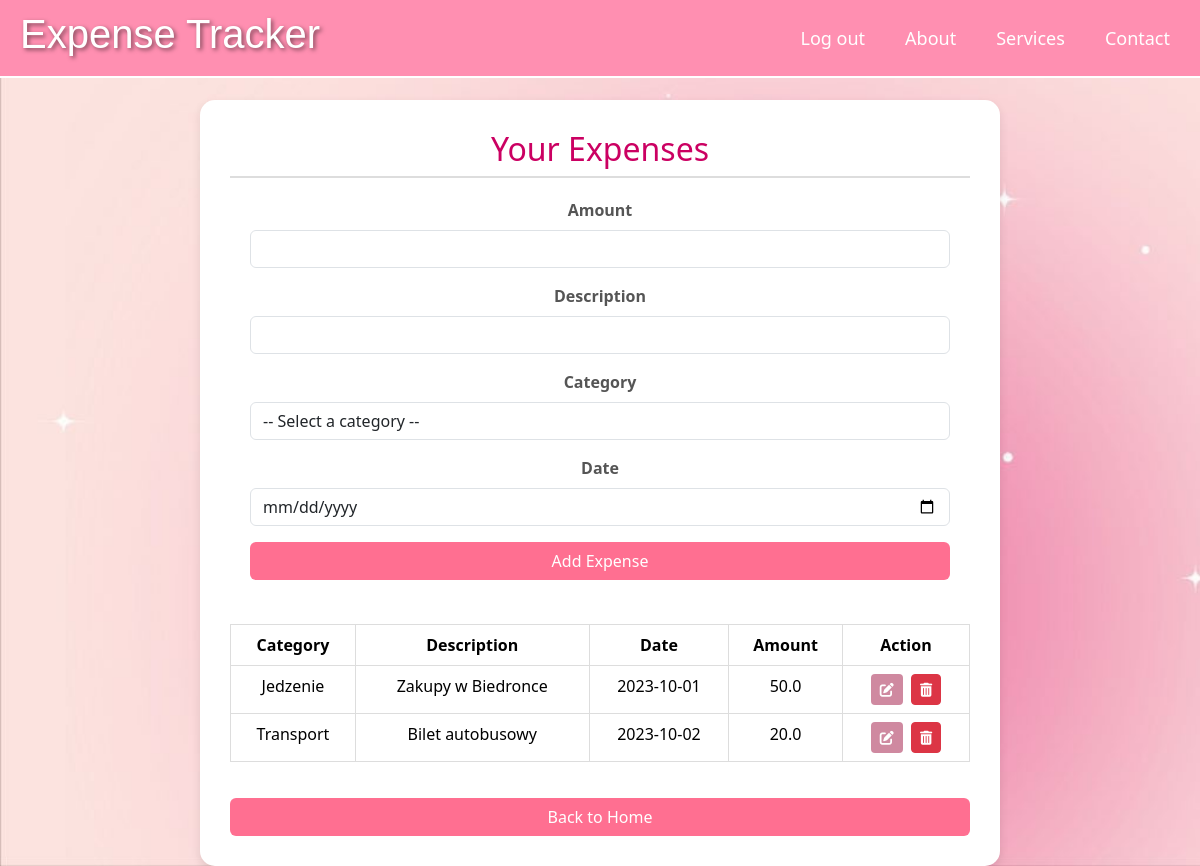
The page /dashboard (signed in) on the database as committed earlier.
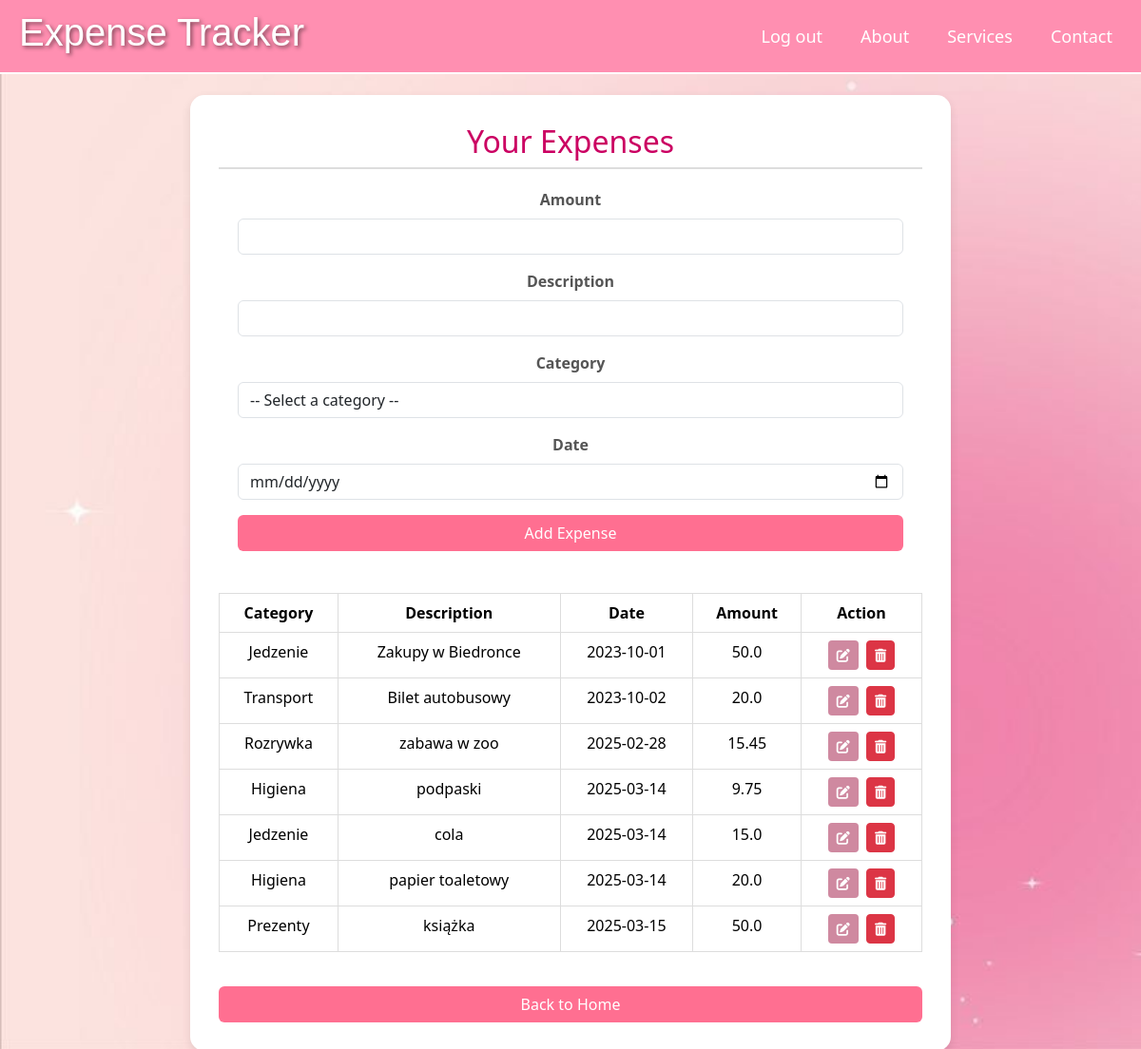
The same page on the database as committed later.
### tables this page shows
CREATE TABLE expenses (
    id INTEGER PRIMARY KEY AUTOINCREMENT,
    user_id INTEGER NOT NULL,
    category_id INTEGER NOT NULL,
    amount REAL NOT NULL,
    description TEXT,
    date DATETIME NOT NULL,
    FOREIGN KEY (user_id) REFERENCES users(id),
    FOREIGN KEY (category_id) REFERENCES categories(id)
);

CREATE TABLE categories (
    id INTEGER PRIMARY KEY AUTOINCREMENT,
    name TEXT NOT NULL,
    user_id INTEGER NOT NULL,
    FOREIGN KEY (user_id) REFERENCES users(id)
);

### app.py (the view)
@app.route('/dashboard')
def dashboard():
    if 'user_id' not in session:
        flash('Please log in to access the dashboard.', 'error')
        return redirect(url_for('index'))
    user_id = session['user_id']
    conn = get_db_connection()
    expenses = conn.execute('''
        SELECT expenses.id, expenses.amount, expenses.description, expenses.date,
               categories.name AS category
        FROM expenses
        JOIN categories ON expenses.category_id = categories.id
        WHERE expenses.user_id = ?
        ORDER BY expenses.date ASC
    ''', (user_id,)).fetchall()
    categories = conn.execute('SELECT * FROM categories WHERE user_id = ?', (user_id,)).fetchall()
    print("Expenses:", expenses)
    print("Categories:", categories)
    conn.close()
    return render_template('dashboard.html',expenses=expenses, categories=categories)

### app.py (called while the page is built)
def get_db_connection():
    conn = sqlite3.connect('expense_tracker.db')
    conn.row_factory = sqlite3.Row
    return conn

### templates/dashboard.html (shortened to what this page needs)
<!DOCTYPE html>
<html lang="en">
<head>
    <link rel="stylesheet" href="{{ url_for('static', filename='css/style.css') }}">
    <link href="https://cdn.jsdelivr.net/npm/bootstrap@5.3.3/dist/css/bootstrap.min.css" rel="stylesheet">
    <link rel="stylesheet" href="https://cdnjs.cloudflare.com/ajax/libs/font-awesome/6.0.0-beta3/css/all.min.css">
</head>
<body>
    <header>
        <h1>Expense Tracker</h1>
        <nav>
            <ul class="main-menu">
                <li><a href="{{ url_for('index') }}">Log out</a></li>
                <li><a href="#">About</a></li>
                <li><a href="#">Services</a></li>
                <li><a href="#">Contact</a></li>
            </ul>
        </nav>
    </header>
    <div class="dashboard-container">
        <h2>Your Expenses</h2>
        <form action="{{ url_for('add_expense') }}" method="post" class="mb-4">
            <div class="mb-3">
                <label for="amount" class="form-label">Amount</label>
                <input type="number" step="0.01" class="form-control" id="amount" name="amount" required min="0" max="10000">
            </div>
            <div class="mb-3">
                <label for="description" class="form-label">Description</label>
                <input type="text" class="form-control" id="description" name="description" required max="100">
            </div>
            <div class="mb-3">
                <label for="category" class="form-label">Category</label>
                <select class="form-control" id="category" name="category_id" required>
                    <option value="" disabled selected>-- Select a category --</option>
                </select>
            </div>
            <div class="mb-3">
                <label for="date" class="form-label">Date</label>
                <input type="date" class="form-control" id="date" name="date" required>
            </div>
            <button type="submit" class="btn btn-login">Add Expense</button>
        </form>
        <div class="table-container">
            <table class="table">
                <thead>
                    <tr>
                        <th>Category</th>
                        <th>Description</th>
                        <th>Date</th>
                        <th>Amount</th>
                        <th>Action</th>
                    </tr>
                </thead>
                <tbody>
                    {% for expense in expenses %}
                        <tr>
                            <td>{{ expense.category }}</td>
                            <td>{{ expense.description }}</td>
                            <td>{{ expense.date }}</td>
                            <td>{{ expense.amount }}</td>
                            <td>
                                <button class="btn btn-edit btn-sm" data-expense-id="{{ expense.id }}">
                                    <i class="fas fa-edit"></i>
                                </button>
                                <button class="btn btn-danger btn-sm delete-btn" data-expense-id="{{ expense.id }}">
                                    <i class="fas fa-trash-alt"></i>
                                </button>
                            </td>
                        </tr>
                    {% endfor %}
                </tbody>
            </table>
        </div>
        <a href="{{ url_for('index') }}" class="btn btn-login">Back to Home</a>
    </div>
</body>
</html>

### static/css/style.css (style rules this page uses)
header { display: flex; justify-content: space-between; align-items: center; background: #ff8fb1; padding: 10px 20px; border-bottom: 2px solid #ffffff; position: fixed; top: 0; left: 0; width: 100%; z-index: 1000; }
h1 { font-family: 'Franklin Gothic Medium', 'Arial Narrow', Arial, sans-serif; color: white !important; text-shadow: 2px 2px 4px rgba(0, 0, 0, 0.5); margin: 0; font-size: 24px; }
h2 { color:rgb(203, 0, 98) !important; }
body { background-image: url('/static/images/background_pink.jpg') !important; background-size: cover; background-repeat: no-repeat; }
.dashboard-container { background: #ffffff; padding: 30px; border-radius: 15px; box-shadow: 0 4px 10px rgba(0, 0, 0, 0.1); max-width: 800px; margin: 0 auto; margin-top: 100px; text-align: center; position: relative; min-height: 80vh; }
.table-container { max-height: 400px; overflow-y: auto; margin-bottom: 20px; }
.table { width: 100%; border-collapse: collapse; }
.table th, .table td { padding: 10px; border: 1px solid #ddd; }
.table th { background: #ff8fb1; color: white; }
.form-label { font-weight: bold; color: #555; user-select: none; }
.btn-login { background: #ff6f91 !important; color: white !important; border: none; padding: 10px 20px; border-radius: 8px; font-size: 16px; cursor: pointer; transition: background 0.3s ease; width: 100%; }
.form-control { border-radius: 8px; border: 1px solid #ddd; padding: 10px; margin-bottom: 15px; }
form { position: sticky; bottom: 0; background: white; padding: 20px; border-top: 2px solid #ddd; z-index: 100; }
.main-menu { list-style: none; margin: 0; padding: 0; display: flex; gap: 20px; }
.main-menu li { margin: 0; }
.main-menu a { color: white; text-decoration: none; font-size: 18px; padding: 5px 10px; border-radius: 5px; transition: background 0.3s ease; }
.btn-edit, .btn-danger { padding: 5px 10px; border-radius: 5px; font-size: 14px; cursor: pointer; transition: background 0.3s ease; margin: 0 2px; }
.btn-edit { background: #cf89a0 !important; color: white !important; border: none; }
.btn-danger { background: #dc3545 !important; color: white !important; border: none; }

Rows that differ between the two databases and show on the page:
added expenses: category "Rozrywka", description "zabawa w zoo", date "2025-02-28", amount "15.45"
added expenses: category "Higiena", description "podpaski", date "2025-03-14", amount "9.75"
added expenses: category "Jedzenie", description "cola", date "2025-03-14", amount "15.0"
added expenses: category "Higiena", description "papier toaletowy", date "2025-03-14", amount "20.0"
added expenses: category "Prezenty", description "książka", date "2025-03-15", amount "50.0"
